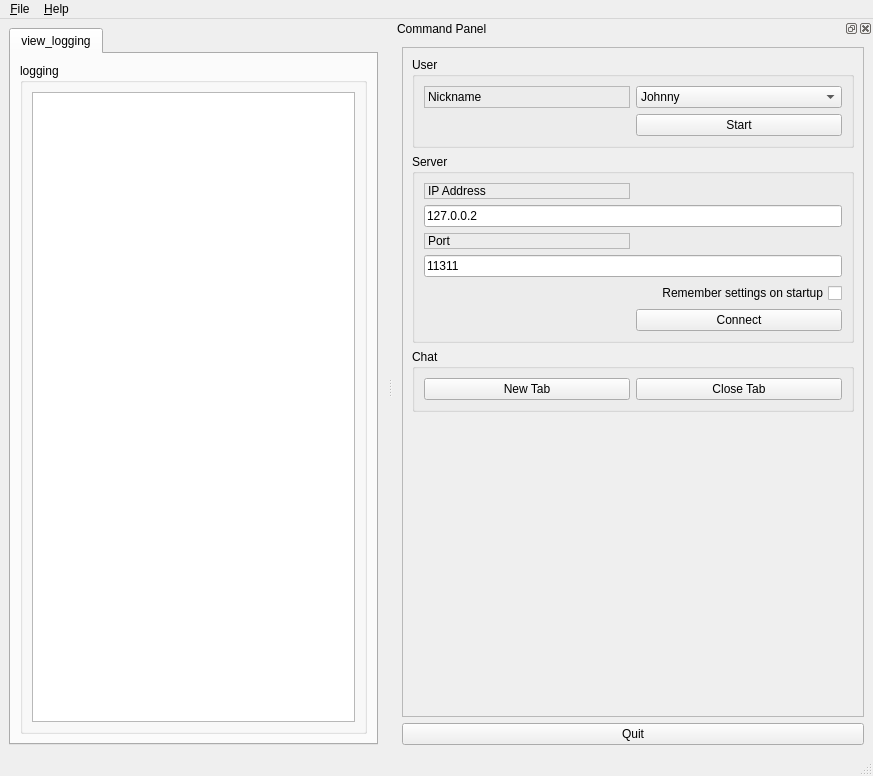
<?xml version="1.0" encoding="UTF-8"?>
<ui version="4.0">
 <class>MainWindow</class>
 <widget class="QMainWindow" name="MainWindow">
  <property name="geometry">
   <rect>
    <x>0</x>
    <y>0</y>
    <width>873</width>
    <height>776</height>
   </rect>
  </property>
  <property name="windowTitle">
   <string>DemoApp</string>
  </property>
  <property name="windowIcon">
   <iconset resource="../resources/images.qrc">
    <normaloff>:/images/icon.png</normaloff>:/images/icon.png</iconset>
  </property>
  <property name="locale">
   <locale language="English" country="UnitedStates"/>
  </property>
  <widget class="QWidget" name="centralwidget">
   <layout class="QHBoxLayout">
    <item>
     <widget class="QTabWidget" name="tab_manager">
      <property name="minimumSize">
       <size>
        <width>100</width>
        <height>0</height>
       </size>
      </property>
      <property name="locale">
       <locale language="English" country="UnitedStates"/>
      </property>
      <property name="currentIndex">
       <number>0</number>
      </property>
      <widget class="QWidget" name="tab">
       <attribute name="title">
        <string>view_logging</string>
       </attribute>
       <layout class="QGridLayout" name="gridLayout_3">
        <item row="0" column="0">
         <widget class="QGroupBox" name="group_box_logging">
          <property name="title">
           <string>logging</string>
          </property>
          <layout class="QGridLayout" name="gridLayout_6">
           <item row="0" column="0">
            <widget class="QListView" name="list_view_logging"/>
           </item>
          </layout>
         </widget>
        </item>
       </layout>
      </widget>
     </widget>
    </item>
   </layout>
  </widget>
  <widget class="QMenuBar" name="menubar">
   <property name="geometry">
    <rect>
     <x>0</x>
     <y>0</y>
     <width>873</width>
     <height>36</height>
    </rect>
   </property>
   <widget class="QMenu" name="menu_File">
    <property name="title">
     <string>&amp;Help</string>
    </property>
    <addaction name="separator"/>
    <addaction name="action_About"/>
    <addaction name="separator"/>
   </widget>
   <widget class="QMenu" name="menuDemo_App">
    <property name="title">
     <string>&amp;File</string>
    </property>
    <addaction name="actionOpen"/>
    <addaction name="action_Quit"/>
   </widget>
   <addaction name="menuDemo_App"/>
   <addaction name="menu_File"/>
  </widget>
  <widget class="QStatusBar" name="statusbar"/>
  <widget class="QDockWidget" name="dock_status">
   <property name="sizePolicy">
    <sizepolicy hsizetype="Minimum" vsizetype="Preferred">
     <horstretch>0</horstretch>
     <verstretch>0</verstretch>
    </sizepolicy>
   </property>
   <property name="minimumSize">
    <size>
     <width>480</width>
     <height>693</height>
    </size>
   </property>
   <property name="allowedAreas">
    <set>Qt::RightDockWidgetArea</set>
   </property>
   <property name="windowTitle">
    <string>Command Panel</string>
   </property>
   <attribute name="dockWidgetArea">
    <number>2</number>
   </attribute>
   <widget class="QWidget" name="dockWidgetContents_2">
    <layout class="QVBoxLayout" name="verticalLayout">
     <item>
      <widget class="QFrame" name="frame">
       <property name="sizePolicy">
        <sizepolicy hsizetype="Minimum" vsizetype="Preferred">
         <horstretch>0</horstretch>
         <verstretch>0</verstretch>
        </sizepolicy>
       </property>
       <property name="frameShape">
        <enum>QFrame::StyledPanel</enum>
       </property>
       <property name="frameShadow">
        <enum>QFrame::Raised</enum>
       </property>
       <layout class="QVBoxLayout" name="verticalLayout_3">
        <item>
         <widget class="QGroupBox" name="group_box_user">
          <property name="title">
           <string>User</string>
          </property>
          <layout class="QGridLayout" name="gridLayout_5" rowstretch="0,0,0,0,0">
           <item row="1" column="1">
            <widget class="QComboBox" name="combo_box_login">
             <item>
              <property name="text">
               <string>Johnny</string>
              </property>
             </item>
             <item>
              <property name="text">
               <string>Kimberly</string>
              </property>
             </item>
             <item>
              <property name="text">
               <string>David</string>
              </property>
             </item>
             <item>
              <property name="text">
               <string>Alice</string>
              </property>
             </item>
             <item>
              <property name="text">
               <string>Sally</string>
              </property>
             </item>
             <item>
              <property name="text">
               <string>Wolfgang</string>
              </property>
             </item>
            </widget>
           </item>
           <item row="1" column="0">
            <widget class="QLabel" name="nickname">
             <property name="enabled">
              <bool>true</bool>
             </property>
             <property name="frameShape">
              <enum>QFrame::StyledPanel</enum>
             </property>
             <property name="frameShadow">
              <enum>QFrame::Raised</enum>
             </property>
             <property name="text">
              <string>Nickname</string>
             </property>
            </widget>
           </item>
           <item row="4" column="0">
            <spacer name="horizontalSpacer_2">
             <property name="orientation">
              <enum>Qt::Horizontal</enum>
             </property>
             <property name="sizeHint" stdset="0">
              <size>
               <width>40</width>
               <height>20</height>
              </size>
             </property>
            </spacer>
           </item>
           <item row="4" column="1">
            <widget class="QPushButton" name="start_button">
             <property name="sizePolicy">
              <sizepolicy hsizetype="MinimumExpanding" vsizetype="Fixed">
               <horstretch>0</horstretch>
               <verstretch>0</verstretch>
              </sizepolicy>
             </property>
             <property name="text">
              <string>Start</string>
             </property>
            </widget>
           </item>
          </layout>
         </widget>
        </item>
        <item>
         <widget class="QGroupBox" name="group_box_server">
          <property name="title">
           <string>Server</string>
          </property>
          <layout class="QGridLayout" name="gridLayout">
           <item row="2" column="0">
            <widget class="QLabel" name="label_ip_port">
             <property name="frameShape">
              <enum>QFrame::StyledPanel</enum>
             </property>
             <property name="frameShadow">
              <enum>QFrame::Raised</enum>
             </property>
             <property name="text">
              <string>Port</string>
             </property>
            </widget>
           </item>
           <item row="5" column="1">
            <widget class="QPushButton" name="connect_button">
             <property name="enabled">
              <bool>true</bool>
             </property>
             <property name="sizePolicy">
              <sizepolicy hsizetype="MinimumExpanding" vsizetype="Fixed">
               <horstretch>0</horstretch>
               <verstretch>0</verstretch>
              </sizepolicy>
             </property>
             <property name="toolTip">
              <string>Set the target to the current joint trajectory state.</string>
             </property>
             <property name="statusTip">
              <string>Clear all waypoints and set the target to the current joint trajectory state.</string>
             </property>
             <property name="text">
              <string>Connect</string>
             </property>
            </widget>
           </item>
           <item row="5" column="0">
            <spacer name="horizontalSpacer">
             <property name="orientation">
              <enum>Qt::Horizontal</enum>
             </property>
             <property name="sizeHint" stdset="0">
              <size>
               <width>170</width>
               <height>21</height>
              </size>
             </property>
            </spacer>
           </item>
           <item row="4" column="0" colspan="2">
            <widget class="QCheckBox" name="checkbox_remember_settings">
             <property name="layoutDirection">
              <enum>Qt::RightToLeft</enum>
             </property>
             <property name="text">
              <string>Remember settings on startup</string>
             </property>
            </widget>
           </item>
           <item row="3" column="0" colspan="2">
            <widget class="QLineEdit" name="line_edit_port">
             <property name="text">
              <string>11311</string>
             </property>
            </widget>
           </item>
           <item row="1" column="0" colspan="2">
            <widget class="QLineEdit" name="line_edit_addr">
             <property name="text">
              <string>127.0.0.2</string>
             </property>
            </widget>
           </item>
           <item row="0" column="0">
            <widget class="QLabel" name="label_ip_addr">
             <property name="frameShape">
              <enum>QFrame::StyledPanel</enum>
             </property>
             <property name="frameShadow">
              <enum>QFrame::Raised</enum>
             </property>
             <property name="text">
              <string>IP Address</string>
             </property>
            </widget>
           </item>
          </layout>
         </widget>
        </item>
        <item>
         <widget class="QGroupBox" name="group_box_chatorder">
          <property name="title">
           <string>Chat</string>
          </property>
          <layout class="QGridLayout" name="gridLayout_2">
           <item row="0" column="1">
            <widget class="QPushButton" name="close_current_button">
             <property name="text">
              <string>Close Tab</string>
             </property>
            </widget>
           </item>
           <item row="0" column="0">
            <widget class="QPushButton" name="open_new_button">
             <property name="text">
              <string>New Tab</string>
             </property>
            </widget>
           </item>
          </layout>
         </widget>
        </item>
        <item>
         <spacer name="verticalSpacer_3">
          <property name="orientation">
           <enum>Qt::Vertical</enum>
          </property>
          <property name="sizeHint" stdset="0">
           <size>
            <width>20</width>
            <height>233</height>
           </size>
          </property>
         </spacer>
        </item>
       </layout>
      </widget>
     </item>
     <item>
      <widget class="QPushButton" name="quit_button">
       <property name="sizePolicy">
        <sizepolicy hsizetype="MinimumExpanding" vsizetype="Fixed">
         <horstretch>0</horstretch>
         <verstretch>0</verstretch>
        </sizepolicy>
       </property>
       <property name="text">
        <string>Quit</string>
       </property>
      </widget>
     </item>
    </layout>
   </widget>
  </widget>
  <action name="action_Quit">
   <property name="text">
    <string>&amp;Quit</string>
   </property>
   <property name="shortcut">
    <string>Ctrl+Q</string>
   </property>
   <property name="shortcutContext">
    <enum>Qt::ApplicationShortcut</enum>
   </property>
  </action>
  <action name="action_Preferences">
   <property name="text">
    <string>&amp;Preferences</string>
   </property>
  </action>
  <action name="action_About">
   <property name="text">
    <string>&amp;About</string>
   </property>
  </action>
  <action name="actionOpen">
   <property name="text">
    <string>&amp;Open</string>
   </property>
   <property name="shortcut">
    <string>Ctrl+O</string>
   </property>
  </action>
  <action name="actionClose">
   <property name="text">
    <string>&amp;Close</string>
   </property>
  </action>
 </widget>
 <resources>
  <include location="../resources/images.qrc"/>
 </resources>
 <connections/>
</ui>
